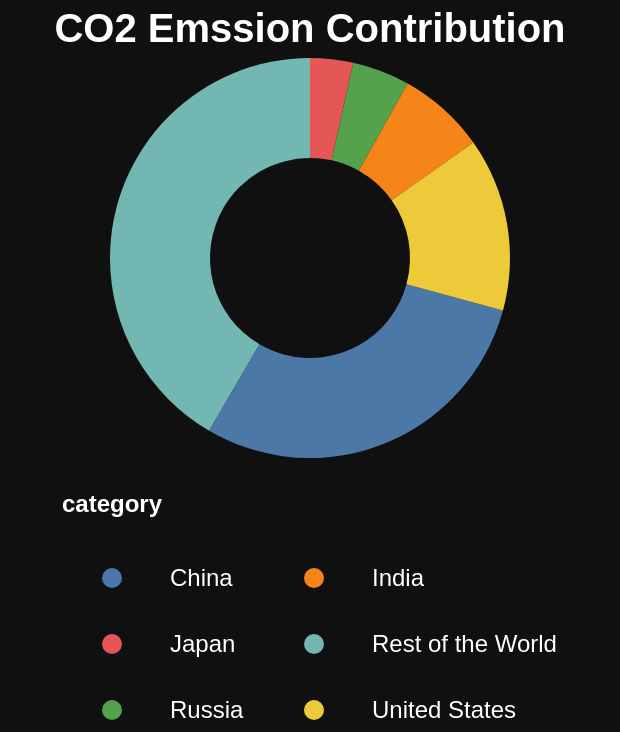

Write a Vega-Lite specification for this figure.
### Vega-Lite specification from a JSON file in a GitHub repository (floating-point values rounded to 4 significant figures)
{"$schema": "https://vega.github.io/schema/vega-lite/v5.json", "description": "A simple radial chart with embedded data.", "title": {"text": "CO2 Emssion Contribution "}, "width": "container", "height": 200, "config": {"axis": {"labelFont": "sans-serif", "titleFont": "sans-serif", "labelFontSize": 12, "titleFontSize": 13, "minExtent": 50}, "legend": {"labelFont": "sans-serif", "titleFont": "sans-serif", "labelFontSize": 12, "titleFontSize": 12, "labelLimit": 0, "orient": "bottom", "layout": {"bottom": {"anchor": "middle"}}, "symbolStrokeWidth": 40}, "header": {"labelFont": "sans-serif", "titleFont": "sans-serif", "labelFontSize": 20, "titleFontSize": 15}, "title": {"font": "sans-serif", "subtitleFont": "sans-serif", "fontSize": 20, "color": "white"}, "background": "#101010", "view": {"stroke": "transparent"}, "axisX": {"gridWidth": 0.2}, "axisY": {"gridWidth": 0.2}, "style": {"guide-label": {"fill": "white"}, "guide-title": {"fill": "white"}}}, "data": {"values": [{"category": "Rest of the World", "value": 41.59}, {"category": "China", "value": 29.18}, {"category": "Japan", "value": 3.47}, {"category": "Russia", "value": 4.65}, {"category": "India", "value": 7.09}, {"category": "United States", "value": 14.02}]}, "layer": [{"mark": {"type": "arc", "innerRadius": 50}}], "encoding": {"theta": {"field": "value", "type": "quantitative", "stack": true}, "color": {"field": "category", "type": "nominal", "legend": {"columns": 2, "orient": "bottom"}}, "order": {"field": "value", "type": "quantitative", "sort": "ascending"}, "tooltip": [{"field": "category", "type": "nominal", "title": "Country/Region"}, {"field": "value", "type": "quantitative", "title": "Contribution to Emission", "format": ".2s"}]}}
